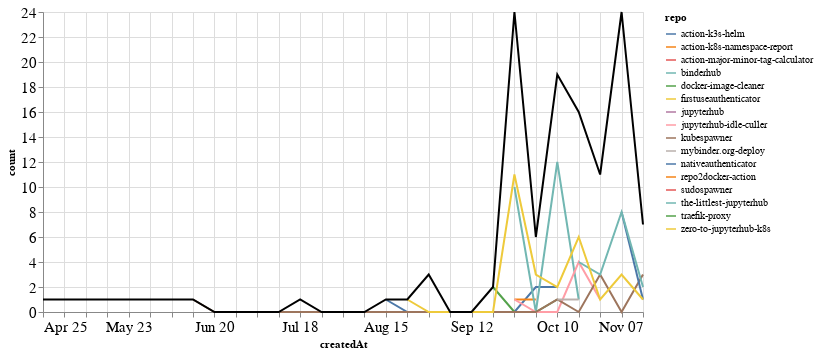

The code cell stored with this chart in its notebook:
### Markdown cell above
### PRs

### Code cell
prs_time = prs.groupby('repo').resample('W', on='createdAt').count()['author'].reset_index()
prs_time = prs_time.rename(columns={'author': 'count'})
prs_time_total = prs_time.groupby('createdAt').agg({"count": "sum"}).reset_index()

ch1 = alt.Chart(prs_time, width=600).mark_line().encode(
    x='createdAt',
    y='count',
    color='repo',
    tooltip="repo"
)

ch2 = alt.Chart(prs_time_total, width=600).mark_line(color="black").encode(
    x='createdAt',
    y='count',
)

ch1 + ch2

### Figure 1 — Vega-Lite specification as saved in the notebook (floating-point values rounded to 4 significant figures)
{"config": {"axisLeft": {"labelFontSize": 15}, "axisBottom": {"labelFontSize": 15}}, "layer": [{"data": {"name": "data-569dcc5287546f70b0bfdd54fa5f8d6e"}, "mark": "line", "encoding": {"color": {"type": "nominal", "field": "repo"}, "tooltip": {"type": "nominal", "field": "repo"}, "x": {"type": "temporal", "field": "createdAt"}, "y": {"type": "quantitative", "field": "count"}}, "width": 600}, {"data": {"name": "data-64ee31b76019addc098322b8e06f6f48"}, "mark": {"type": "line", "color": "black"}, "encoding": {"x": {"type": "temporal", "field": "createdAt"}, "y": {"type": "quantitative", "field": "count"}}, "width": 600}], "$schema": "https://vega.github.io/schema/vega-lite/v4.8.1.json", "datasets": {"data-569dcc5287546f70b0bfdd54fa5f8d6e": [{"repo": "action-k3s-helm", "createdAt": "2021-08-15T00:00:00", "count": 1}, {"repo": "action-k3s-helm", "createdAt": "2021-08-22T00:00:00", "count": 0}, {"repo": "action-k3s-helm", "createdAt": "2021-08-29T00:00:00", "count": 0}, {"repo": "action-k3s-helm", "createdAt": "2021-09-05T00:00:00", "count": 0}, {"repo": "action-k3s-helm", "createdAt": "2021-09-12T00:00:00", "count": 0}, {"repo": "action-k3s-helm", "createdAt": "2021-09-19T00:00:00", "count": 0}, {"repo": "action-k3s-helm", "createdAt": "2021-09-26T00:00:00", "count": 0}, {"repo": "action-k3s-helm", "createdAt": "2021-10-03T00:00:00", "count": 2}, {"repo": "action-k3s-helm", "createdAt": "2021-10-10T00:00:00", "count": 2}, {"repo": "action-k8s-namespace-report", "createdAt": "2021-09-26T00:00:00", "count": 1}, {"repo": "action-k8s-namespace-report", "createdAt": "2021-10-03T00:00:00", "count": 1}, {"repo": "action-major-minor-tag-calculator", "createdAt": "2021-09-26T00:00:00", "count": 1}, {"repo": "binderhub", "createdAt": "2021-09-26T00:00:00", "count": 10}, {"repo": "binderhub", "createdAt": "2021-10-03T00:00:00", "count": 0}, {"repo": "binderhub", "createdAt": "2021-10-10T00:00:00", "count": 12}, {"repo": "binderhub", "createdAt": "2021-10-17T00:00:00", "count": 1}, {"repo": "docker-image-cleaner", "createdAt": "2021-09-19T00:00:00", "count": 2}, {"repo": "docker-image-cleaner", "createdAt": "2021-09-26T00:00:00", "count": 0}, {"repo": "docker-image-cleaner", "createdAt": "2021-10-03T00:00:00", "count": 0}, {"repo": "docker-image-cleaner", "createdAt": "2021-10-10T00:00:00", "count": 1}, {"repo": "firstuseauthenticator", "createdAt": "2021-10-31T00:00:00", "count": 5}, {"repo": "jupyterhub", "createdAt": "2021-08-29T00:00:00", "count": 3}, {"repo": "jupyterhub-idle-culler", "createdAt": "2021-09-26T00:00:00", "count": 1}, {"repo": "jupyterhub-idle-culler", "createdAt": "2021-10-03T00:00:00", "count": 0}, {"repo": "jupyterhub-idle-culler", "createdAt": "2021-10-10T00:00:00", "count": 0}, {"repo": "jupyterhub-idle-culler", "createdAt": "2021-10-17T00:00:00", "count": 4}, {"repo": "jupyterhub-idle-culler", "createdAt": "2021-10-24T00:00:00", "count": 1}, {"repo": "kubespawner", "createdAt": "2021-06-13T00:00:00", "count": 1}, {"repo": "kubespawner", "createdAt": "2021-06-20T00:00:00", "count": 0}, {"repo": "kubespawner", "createdAt": "2021-06-27T00:00:00", "count": 0}, {"repo": "kubespawner", "createdAt": "2021-07-04T00:00:00", "count": 0}, {"repo": "kubespawner", "createdAt": "2021-07-11T00:00:00", "count": 0}, {"repo": "kubespawner", "createdAt": "2021-07-18T00:00:00", "count": 0}, {"repo": "kubespawner", "createdAt": "2021-07-25T00:00:00", "count": 0}, {"repo": "kubespawner", "createdAt": "2021-08-01T00:00:00", "count": 0}, {"repo": "kubespawner", "createdAt": "2021-08-08T00:00:00", "count": 0}, {"repo": "kubespawner", "createdAt": "2021-08-15T00:00:00", "count": 0}, {"repo": "kubespawner", "createdAt": "2021-08-22T00:00:00", "count": 0}, {"repo": "kubespawner", "createdAt": "2021-08-29T00:00:00", "count": 0}, {"repo": "kubespawner", "createdAt": "2021-09-05T00:00:00", "count": 0}, {"repo": "kubespawner", "createdAt": "2021-09-12T00:00:00", "count": 0}, {"repo": "kubespawner", "createdAt": "2021-09-19T00:00:00", "count": 0}, {"repo": "kubespawner", "createdAt": "2021-09-26T00:00:00", "count": 0}, {"repo": "kubespawner", "createdAt": "2021-10-03T00:00:00", "count": 0}, {"repo": "kubespawner", "createdAt": "2021-10-10T00:00:00", "count": 1}, {"repo": "kubespawner", "createdAt": "2021-10-17T00:00:00", "count": 0}, {"repo": "kubespawner", "createdAt": "2021-10-24T00:00:00", "count": 3}, {"repo": "kubespawner", "createdAt": "2021-10-31T00:00:00", "count": 0}, {"repo": "kubespawner", "createdAt": "2021-11-07T00:00:00", "count": 3}, {"repo": "mybinder.org-deploy", "createdAt": "2021-10-10T00:00:00", "count": 1}, {"repo": "mybinder.org-deploy", "createdAt": "2021-10-17T00:00:00", "count": 1}, {"repo": "nativeauthenticator", "createdAt": "2021-10-31T00:00:00", "count": 8}, {"repo": "nativeauthenticator", "createdAt": "2021-11-07T00:00:00", "count": 1}, {"repo": "repo2docker-action", "createdAt": "2021-07-18T00:00:00", "count": 1}, {"repo": "sudospawner", "createdAt": "2021-04-25T00:00:00", "count": 1}, {"repo": "the-littlest-jupyterhub", "createdAt": "2021-10-17T00:00:00", "count": 4}, {"repo": "the-littlest-jupyterhub", "createdAt": "2021-10-24T00:00:00", "count": 3}, {"repo": "the-littlest-jupyterhub", "createdAt": "2021-10-31T00:00:00", "count": 8}, {"repo": "the-littlest-jupyterhub", "createdAt": "2021-11-07T00:00:00", "count": 2}, {"repo": "traefik-proxy", "createdAt": "2021-10-24T00:00:00", "count": 3}, {"repo": "zero-to-jupyterhub-k8s", "createdAt": "2021-08-22T00:00:00", "count": 1}, {"repo": "zero-to-jupyterhub-k8s", "createdAt": "2021-08-29T00:00:00", "count": 0}, {"repo": "zero-to-jupyterhub-k8s", "createdAt": "2021-09-05T00:00:00", "count": 0}, {"repo": "zero-to-jupyterhub-k8s", "createdAt": "2021-09-12T00:00:00", "count": 0}, {"repo": "zero-to-jupyterhub-k8s", "createdAt": "2021-09-19T00:00:00", "count": 0}, {"repo": "zero-to-jupyterhub-k8s", "createdAt": "2021-09-26T00:00:00", "count": 11}, {"repo": "zero-to-jupyterhub-k8s", "createdAt": "2021-10-03T00:00:00", "count": 3}, {"repo": "zero-to-jupyterhub-k8s", "createdAt": "2021-10-10T00:00:00", "count": 2}, {"repo": "zero-to-jupyterhub-k8s", "createdAt": "2021-10-17T00:00:00", "count": 6}, {"repo": "zero-to-jupyterhub-k8s", "createdAt": "2021-10-24T00:00:00", "count": 1}, {"repo": "zero-to-jupyterhub-k8s", "createdAt": "2021-10-31T00:00:00", "count": 3}, {"repo": "zero-to-jupyterhub-k8s", "createdAt": "2021-11-07T00:00:00", "count": 1}], "data-64ee31b76019addc098322b8e06f6f48": [{"createdAt": "2021-04-25T00:00:00", "count": 1}, {"createdAt": "2021-06-13T00:00:00", "count": 1}, {"createdAt": "2021-06-20T00:00:00", "count": 0}, {"createdAt": "2021-06-27T00:00:00", "count": 0}, {"createdAt": "2021-07-04T00:00:00", "count": 0}, {"createdAt": "2021-07-11T00:00:00", "count": 0}, {"createdAt": "2021-07-18T00:00:00", "count": 1}, {"createdAt": "2021-07-25T00:00:00", "count": 0}, {"createdAt": "2021-08-01T00:00:00", "count": 0}, {"createdAt": "2021-08-08T00:00:00", "count": 0}, {"createdAt": "2021-08-15T00:00:00", "count": 1}, {"createdAt": "2021-08-22T00:00:00", "count": 1}, {"createdAt": "2021-08-29T00:00:00", "count": 3}, {"createdAt": "2021-09-05T00:00:00", "count": 0}, {"createdAt": "2021-09-12T00:00:00", "count": 0}, {"createdAt": "2021-09-19T00:00:00", "count": 2}, {"createdAt": "2021-09-26T00:00:00", "count": 24}, {"createdAt": "2021-10-03T00:00:00", "count": 6}, {"createdAt": "2021-10-10T00:00:00", "count": 19}, {"createdAt": "2021-10-17T00:00:00", "count": 16}, {"createdAt": "2021-10-24T00:00:00", "count": 11}, {"createdAt": "2021-10-31T00:00:00", "count": 24}, {"createdAt": "2021-11-07T00:00:00", "count": 7}]}}
